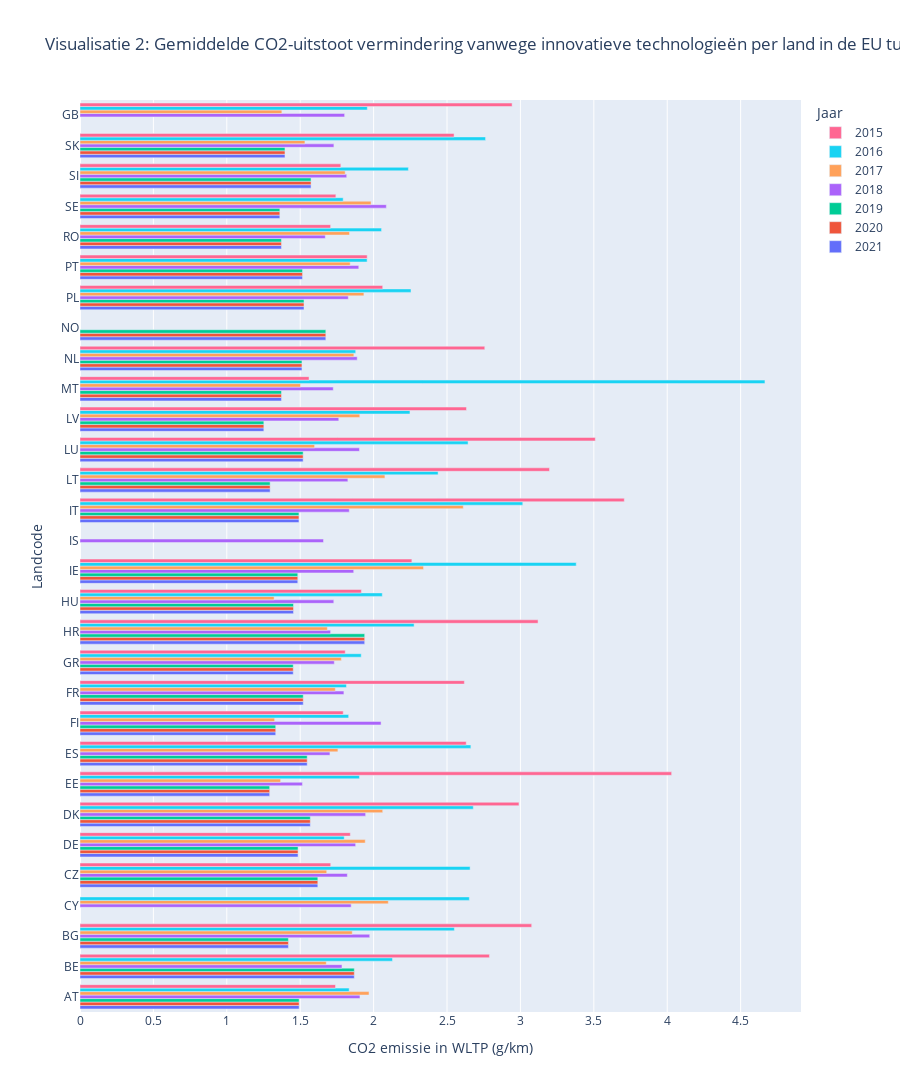

The cell this chart's notebook holds for it:
### Markdown cell above
Caption

### Code cell
fig = go.Figure()

def _add_trace(fig, data, year: str):
    fig.add_trace(go.Bar(
        y=data[data["year"] == year]["Country"],
        x=data[data["year"] == year]["Erwltp (g/km) mean"],
        name=year,
        orientation='h',
    ))

_add_trace(fig, country_emission, 2021)
_add_trace(fig, country_emission, 2020)
_add_trace(fig, country_emission, 2019)
_add_trace(fig, country_emission, 2018)
_add_trace(fig, country_emission, 2017)
_add_trace(fig, country_emission, 2016)
_add_trace(fig, country_emission, 2015)

fig.update_layout(
    barmode='group',
    height=2000,
    legend_traceorder="reversed",
    title="Visualisatie 2: Gemiddelde CO2-uitstoot vermindering vanwege innovatieve technologieën per land in de EU tussen 2019 en 2021 ",
    xaxis_title="CO2 emissie in WLTP (g/km)",
    yaxis_title="Landcode",
    legend_title="Jaar",
)
fig.show()

### Figure 1 — Plotly figure (JSON) as saved in the notebook; plotly's stock layout.template omitted (floating-point values rounded to 4 significant figures)
{"data": [{"name": "2021", "orientation": "h", "type": "bar", "x": [1.493, 1.868, 1.42, null, 1.62, 1.485, 1.569, 1.292, 1.548, 1.333, 1.521, 1.453, 1.939, 1.454, 1.483, null, 1.491, 1.295, 1.52, 1.252, 1.373, 1.512, 1.674, 1.526, 1.516, 1.372, 1.361, 1.574, 1.396], "y": ["AT", "BE", "BG", "CY", "CZ", "DE", "DK", "EE", "ES", "FI", "FR", "GR", "HR", "HU", "IE", "IS", "IT", "LT", "LU", "LV", "MT", "NL", "NO", "PL", "PT", "RO", "SE", "SI", "SK"]}, {"name": "2020", "orientation": "h", "type": "bar", "x": [1.493, 1.868, 1.42, null, 1.62, 1.485, 1.569, 1.292, 1.548, 1.333, 1.521, 1.453, 1.939, 1.454, 1.483, null, 1.491, 1.295, 1.52, 1.252, 1.373, 1.512, 1.674, 1.526, 1.516, 1.372, 1.361, 1.574, 1.396], "y": ["AT", "BE", "BG", "CY", "CZ", "DE", "DK", "EE", "ES", "FI", "FR", "GR", "HR", "HU", "IE", "IS", "IT", "LT", "LU", "LV", "MT", "NL", "NO", "PL", "PT", "RO", "SE", "SI", "SK"]}, {"name": "2019", "orientation": "h", "type": "bar", "x": [1.493, 1.868, 1.42, null, 1.62, 1.485, 1.569, 1.292, 1.548, 1.333, 1.521, 1.453, 1.939, 1.454, 1.483, null, 1.491, 1.295, 1.52, 1.252, 1.373, 1.512, 1.674, 1.526, 1.516, 1.372, 1.361, 1.574, 1.396], "y": ["AT", "BE", "BG", "CY", "CZ", "DE", "DK", "EE", "ES", "FI", "FR", "GR", "HR", "HU", "IE", "IS", "IT", "LT", "LU", "LV", "MT", "NL", "NO", "PL", "PT", "RO", "SE", "SI", "SK"]}, {"name": "2018", "orientation": "h", "type": "bar", "x": [1.907, 1.784, 1.973, 1.847, 1.821, 1.878, 1.946, 1.515, 1.702, 2.051, 1.798, 1.803, 1.732, 1.707, 1.729, 1.864, 1.659, 1.834, 1.825, 1.904, 1.763, 1.725, 1.888, 1.828, 1.899, 1.671, 2.087, 1.817, 1.729], "y": ["AT", "BE", "BG", "CY", "CZ", "DE", "DK", "EE", "ES", "FI", "FR", "GB", "GR", "HR", "HU", "IE", "IS", "IT", "LT", "LU", "LV", "MT", "NL", "PL", "PT", "RO", "SE", "SI", "SK"]}, {"name": "2017", "orientation": "h", "type": "bar", "x": [1.969, 1.677, 1.854, 2.1, 1.681, 1.943, 2.062, 1.366, 1.757, 1.326, 1.739, 1.375, 1.78, 1.685, 1.322, 2.34, 2.611, 2.077, 1.598, 1.906, 1.502, 1.865, 1.934, 1.84, 1.836, 1.983, 1.806, 1.532], "y": ["AT", "BE", "BG", "CY", "CZ", "DE", "DK", "EE", "ES", "FI", "FR", "GB", "GR", "HR", "HU", "IE", "IT", "LT", "LU", "LV", "MT", "NL", "PL", "PT", "RO", "SE", "SI", "SK"]}, {"name": "2016", "orientation": "h", "type": "bar", "x": [1.833, 2.128, 2.55, 2.652, 2.657, 1.8, 2.679, 1.903, 2.662, 1.83, 1.815, 1.957, 1.916, 2.276, 2.059, 3.38, 3.016, 2.439, 2.643, 2.248, 4.666, 1.878, 2.255, 1.956, 2.054, 1.793, 2.237, 2.763], "y": ["AT", "BE", "BG", "CY", "CZ", "DE", "DK", "EE", "ES", "FI", "FR", "GB", "GR", "HR", "HU", "IE", "IT", "LT", "LU", "LV", "MT", "NL", "PL", "PT", "RO", "SE", "SI", "SK"]}, {"name": "2015", "orientation": "h", "type": "bar", "x": [1.74, 2.789, 3.077, null, 1.708, 1.841, 2.99, 4.03, 2.631, 1.793, 2.618, 2.943, 1.807, 3.12, 1.917, 2.261, 3.708, 3.198, 3.51, 2.632, 1.56, 2.757, 2.062, 1.956, 1.707, 1.743, 1.777, 2.548], "y": ["AT", "BE", "BG", "CY", "CZ", "DE", "DK", "EE", "ES", "FI", "FR", "GB", "GR", "HR", "HU", "IE", "IT", "LT", "LU", "LV", "MT", "NL", "PL", "PT", "RO", "SE", "SI", "SK"]}], "layout": {"barmode": "group", "height": 2000, "legend": {"title": {"text": "Jaar"}, "traceorder": "reversed"}, "title": {"text": "Visualisatie 2: Gemiddelde CO2-uitstoot vermindering vanwege innovatieve technologieën per land in de EU tussen 2019 en 2021 "}, "xaxis": {"title": {"text": "CO2 emissie in WLTP (g/km)"}}, "yaxis": {"title": {"text": "Landcode"}}}}
